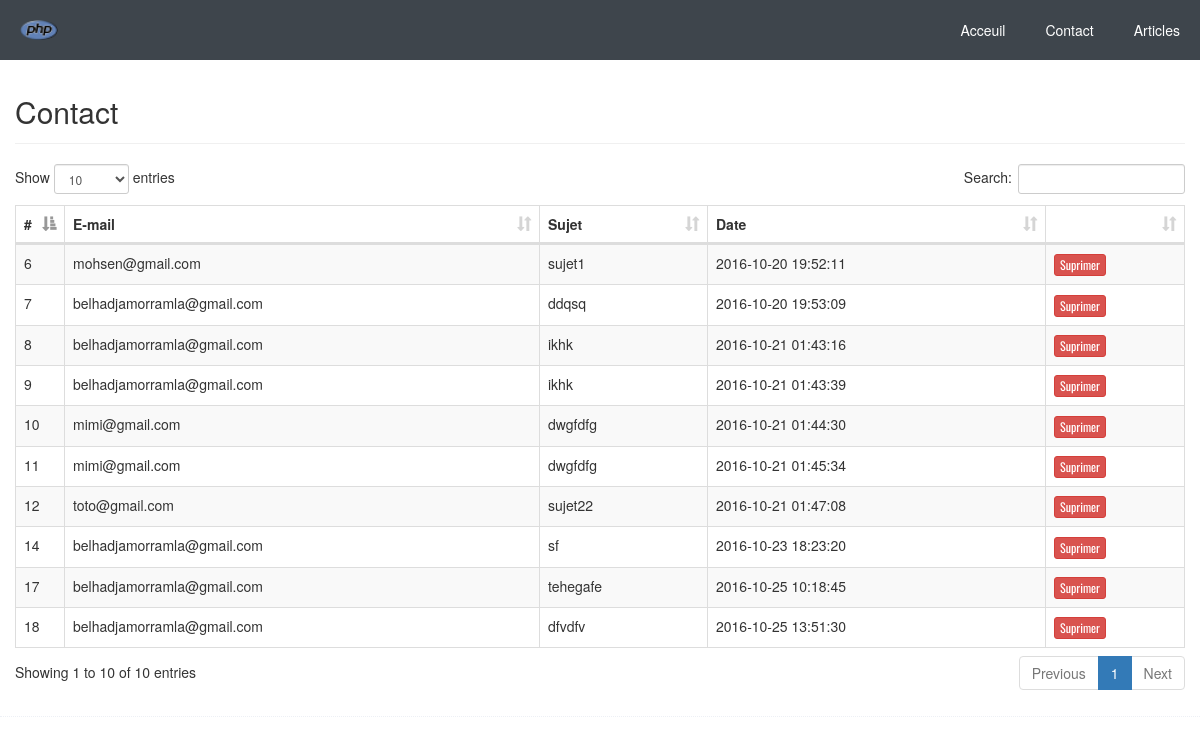
The page /admin/contact_liste.php on the database its author committed.
### tables this page shows
CREATE TABLE IF NOT EXISTS `contact` (
  `id` bigint(20) NOT NULL AUTO_INCREMENT,
  `email` varchar(100) NOT NULL,
  `sujet` varchar(2000) NOT NULL,
  `message` text NOT NULL,
  `newsletter` tinyint(4) NOT NULL,
  `d_ajout` datetime NOT NULL,
  PRIMARY KEY (`id`)
);

### classes/Mysql.php (called while the page is built, shortened)
<?php
class Mysql
{
	private $_serveur = "127.0.0.1";
	private $_login = "root";
	private $_mdp	= "";
	private $_bdd	= "bloggy_v1";
	private $_cnx;
	public function get_cnx()
	{
		return $this->_cnx;
	}
	public function __construct()
	{
		try {
		    $this->_cnx = new PDO('mysql:host='.$this->_serveur.';dbname='.$this->_bdd,
		    						$this->_login, $this->_mdp);
		} catch (PDOException $e) {
		    exit("<pre>Erreur de connexion à la BdD : " . $e->getMessage() . "<br/>");
		}
	}
}
?>

### classes/Contact.php (called while the page is built, shortened)
<?php
include("Mysql.php");
class Contact extends Mysql
{
	public function __get($property) {
		if (property_exists($this, $property)) {
                return ( $this->$property );
            }
    }
	public function liste()
	{
		$q = "SELECT * FROM contact ORDER BY d_ajout DESC";
		$liste = array();
		$res = $this->get_cnx()->query($q);
		foreach ($res as $row)
		{
			$c = new Contact();
			$c->_id 	 = $row['id'];
			$c->_sujet 	 = $row['sujet'];
			$c->_email 	 = $row['email'];
			$c->_d_ajout = $row['d_ajout'];
			$liste[]=$c;
		}
		return $liste;
	}
}
?>

### admin/contact_liste.php (the view)
<?php require_once("header.inc.php") ;
 require_once("../classes/Contact.php");
 $c=new Contact();
                 $liste=$c->liste();
?>
<div class="ts-main-content">
	<div class="content-wrapper">
		<div class="container-fluid">
			<div class="row">
				<div class="col-md-12">
					<h2 class="page-title">Contact</h2>
					<table class="display table table-striped table-bordered table-hover table-list" cellspacing="0" width="100%">
						<thead>
							<tr>
								<th width="10px">#</th>
								<th>E-mail</th>
								<th>Sujet</th>
								<th>Date</th>
								<th width="100px"></th>
							</tr>
						</thead>
						<tbody>
<?php
                 foreach ($liste as $item ) { ?>
							<tr>
							<td><?php echo $item->_id	;?> </td>
							<td><?php echo $item->_email	;?> </td>
							<td><?php echo $item->_sujet	;?> </td>
							<td><?php echo $item->_d_ajout	;?> </td>
								<td>
								<a href="contact_supp.php?id=<?php echo $item->_id	;?>"
								onclick="return confirm('supprimer?')"
									 class="btn btn-danger btn-xs">Suprimer</a>
								</td>
							</tr>
<?php } ?>
						</tbody>
					</table>
				</div>
			</div>
		</div>
		<?php require_once("footer.inc.php"); ?>

### admin/header.inc.php (shortened to what this page needs)
<!doctype html>
<html lang="fr">
<head>
	<link rel="stylesheet" href="../css/font-awesome.min.css">
	<link rel="stylesheet" href="../css/bootstrap.min.css">
	<link rel="stylesheet" href="../css/dataTables.bootstrap.min.css">
	<link rel="stylesheet" href="../css/style-admin.css">
</head>
<body>
	<div class="brand clearfix">
		<a href="index.html" class="logo"><img src="../img/logo.png" class="img-responsive" alt=""></a>
		<ul class="ts-profile-nav">
			<li><a href="index.php">Acceuil</a></li>
			<li><a href="contact_liste.php">Contact</a></li>
			<li><a href="article_liste.php">Articles</a></li>
		</ul>
	</div>

### admin/footer.inc.php (shortened to what this page needs)
		<div class="hr-dashed"></div>
</body>
</html>

### css/style-admin.css (style rules this page uses)
html { font-size: 14px; }
@media only screen and (min-width: 480px) { html { font-size: 17px; } }
@media only screen and (min-width: 768px) { html { font-size: 14px; } }
body { font-size: 1em; }
a { color: #37a6c4; }
.btn { font-family: 'Oswald', sans-serif; }
.hr-dashed { background-color: transparent; border-top: 1px dotted #edf0f5; color: transparent; height: 1px; margin: 20px 0; }
ul, li { margin: 0; padding: 0; list-style: none; }
.btn { text-transform: none; }
.page-title { padding-bottom: 15px; margin-bottom: 20px; border-bottom: 1px solid #f0f0f0; }
.brand { background: #3e454c; position: relative; z-index: 3; position: fixed; width: 100%; top: 0; }
.brand .logo { box-sizing: border-box; padding: 20px; float: left; display: block; width: 200px; }
@media only screen and (min-width: 992px) { .brand .logo { width: 250px; } }
.brand .logo img { height: 20px; }
.brand .ts-profile-nav { float: right; display: none; }
.brand .ts-profile-nav li { float: left; position: relative; }
.brand .ts-profile-nav li a { display: block; padding: 20px; color: #fff; }
@media only screen and (min-width: 992px) { .brand .ts-profile-nav { display: block; } }
.ts-main-content .content-wrapper { padding-top: 15px; margin-top: 60px; }
@media only screen and (min-width: 992px) { .ts-main-content .content-wrapper { margin-left: 0px; } }

### rows shown on the page
contact: id "18", email "belhadjamorramla@gmail.com", sujet "dfvdfv", d_ajout "2016-10-25 13:51:30"
contact: id "17", email "belhadjamorramla@gmail.com", sujet "tehegafe", d_ajout "2016-10-25 10:18:45"
contact: id "14", email "belhadjamorramla@gmail.com", sujet "sf", d_ajout "2016-10-23 18:23:20"
contact: id "12", email "toto@gmail.com", sujet "sujet22", d_ajout "2016-10-21 01:47:08"
contact: id "11", email "mimi@gmail.com", sujet "dwgfdfg", d_ajout "2016-10-21 01:45:34"
contact: id "10", email "mimi@gmail.com", sujet "dwgfdfg", d_ajout "2016-10-21 01:44:30"
contact: id "9", email "belhadjamorramla@gmail.com", sujet "ikhk", d_ajout "2016-10-21 01:43:39"
contact: id "8", email "belhadjamorramla@gmail.com", sujet "ikhk", d_ajout "2016-10-21 01:43:16"
contact: id "7", email "belhadjamorramla@gmail.com", sujet "ddqsq", d_ajout "2016-10-20 19:53:09"
contact: id "6", email "mohsen@gmail.com", sujet "sujet1", d_ajout "2016-10-20 19:52:11"
